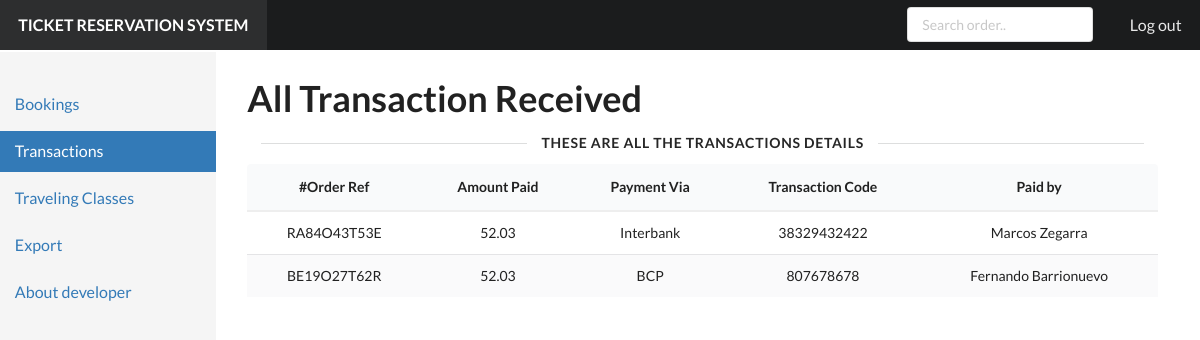
The page /admin/transactions.php (signed in) on the database its author committed.
### tables this page shows
CREATE TABLE IF NOT EXISTS `booking_details` (
  `order_ref` varchar(255) NOT NULL,
  `fullname` varchar(120) NOT NULL,
  `contact` varchar(40) DEFAULT NULL,
  `gender` varchar(40) DEFAULT NULL,
  `class_reserved` varchar(255) NOT NULL,
  `destination` varchar(180) NOT NULL,
  `seats_reserved` varchar(50) NOT NULL DEFAULT '1',
  `date_reserved` varchar(50) DEFAULT NULL,
  `transaction_id` varchar(190) NOT NULL,
  `account` varchar(130) NOT NULL,
  `amount` varchar(50) NOT NULL,
  PRIMARY KEY (`order_ref`),
  KEY `available_classbooking_details` (`class_reserved`),
  KEY `transaction_id` (`transaction_id`)
);

### admin/transactions.php (the view, shortened to what this page needs)
<!DOCTYPE html>
<html>
  <head>
    <link href="static/dist/semantic-ui/semantic.min.css" rel="stylesheet" type="text/css" />
    <link href="static/stylesheets/default.css" rel="stylesheet" type="text/css" />
    <link href="static/stylesheets/pandoc-code-highlight.css" rel="stylesheet" type="text/css" />
  </head>
  <body>
    <div class="ui inverted huge borderless fixed fluid menu">
      <a class="header item">TICKET RESERVATION SYSTEM</a>
      <div class="right menu">
        <div class="item">
          <div class="ui small input">
		  <form>
            <input placeholder="Search order.." name="search" />
			</form>
          </div>
        </div>
        <a class="item" href="logout.php">Log out</a>
      </div>
    </div>
    <div class="ui grid">
      <div class="row">
        <div class="column" id="sidebar">
          <div class="ui secondary vertical fluid menu">
            <a class="item" href="bookings.php">Bookings</a><a class="item active" href="transactions.php">Transactions</a><a class="item" href="travelclass.php">Traveling Classes</a><a class="item">Export</a>
			<a class="item" href="developer.php">About developer</a>
          </div>
        </div>
        <div class="column" id="content" style="display:none">
	<div class="ui grid">
            <div class="row">
         <h1 class="ui huge header">All Transaction Received</h1>
         </div>
        <div class="ui horizontal divider"> These are all the Transactions Details</div>
		<div class="row">
            <table class="ui single line striped selectable center aligned  table">
<thead><tr><th>#Order Ref</th><th>Amount Paid</th><th>Payment Via</th><th>Transaction Code</th><th>Paid by</th></tr></thead>
<tbody>
<?php
require("../dbengine/dbconnect.php");
if(isset($_GET['search'])){$search=$_GET['search'];$data=mysqli_query($conn,"SELECT order_ref,fullname,amount,account,transaction_id FROM booking_details WHERE order_ref LIKE '%$search%' or transaction_id LIKE '%$search%' or account LIKE '%$search%' or fullname LIKE '%$search%'");}
else{$data=mysqli_query($conn,"SELECT order_ref,fullname,amount,account,transaction_id FROM booking_details");}
if(($data) && (mysqli_num_rows($data) >0)){
while($row=mysqli_fetch_assoc($data))
{
echo("<tr><td>".$row['order_ref']."</td><td>".$row['amount']."</td><td>".$row['account']."</td><td>".$row['transaction_id']."</td><td>".$row['fullname']."</td></tr>");
}
}
else{
echo "<tr><td colspan='5'>No records match found! </td></tr>";
}
?>
</tbody>
            </table>
            </div>
			</div>
		</div>
	  </div>
    </div>
  </body>
</html>

### admin/static/stylesheets/default.css (style rules this page uses)
body { -webkit-font-smoothing: antialiased; -moz-osx-font-smoothing: grayscale; text-rendering: optimizeLegibility; }
.ui.menu { border-radius: 0; box-shadow: none; margin-bottom: 0; -moz-font-feature-settings: "smcp" 0, "onum" 0; -ms-font-feature-settings: "smcp" 0, "onum" 0; -o-font-feature-settings: "smcp" 0, "onum" 0; -webkit-font-feature-settings: "smcp" 0, "onum" 0; font-feature-settings: "smcp" 0, "onum" 0; }
.ui.menu form { font-size: 14px; }
.ui.menu input { -moz-font-feature-settings: "smcp" 0, "onum" 0; -ms-font-feature-settings: "smcp" 0, "onum" 0; -o-font-feature-settings: "smcp" 0, "onum" 0; -webkit-font-feature-settings: "smcp" 0, "onum" 0; font-feature-settings: "smcp" 0, "onum" 0; font-size: 14px; }

### admin/transactions.php (style rules this page uses)
body { display: relative; }
#sidebar { position: fixed; top: 51.8px; left: 0; bottom: 0; width: 18%; background-color: #f5f5f5; padding: 0px; }
#sidebar .ui.menu { margin: 2em 0 0; font-size: 16px; }
#sidebar .ui.menu > a.item { color: #337ab7; border-radius: 0 !important; }
#sidebar .ui.menu > a.item.active { background-color: #337ab7; color: white; border: none !important; }
#content { margin-left: 19%; width: 81%; margin-top: 3em; padding-left: 3em; float: left; }
#content > .ui.grid { padding-right: 4em; padding-bottom: 3em; }
#content h1 { font-size: 36px; }
#content .ui.divider:not(.hidden) { margin: 0; }
#content table.ui.table { border: none; }
#content table.ui.table thead th { border-bottom: 2px solid #eee !important; }

### rows shown on the page
booking_details: order_ref "RA84O43T53E", amount "52.03", account "Interbank", transaction "38329432422", fullname "Marcos Zegarra"
booking_details: order_ref "BE19O27T62R", amount "52.03", account "BCP", transaction "807678678", fullname "Fernando Barrionuevo"
